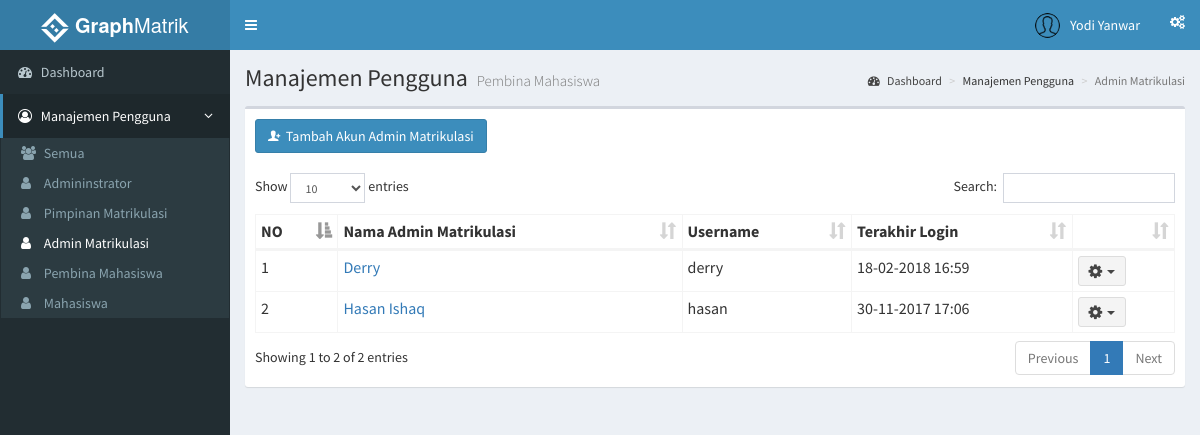
Before: /index.php?page=adminmatrik (signed in) with the older database file.
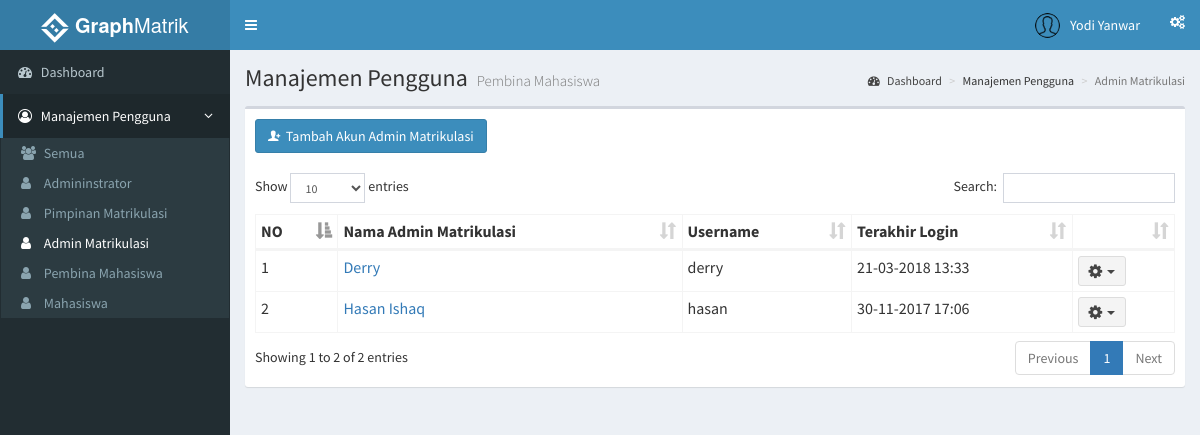
After: the same page with the newer database file.
### tables this page shows
CREATE TABLE `adminmatrik` (
  `id_adminmatrik` int(3) NOT NULL,
  `nama` varchar(35) NOT NULL,
  `telp` varchar(13) DEFAULT NULL,
  `email` varchar(35) DEFAULT NULL,
  `j_kelamin` varchar(15) NOT NULL,
  `tgl_lahir` date DEFAULT NULL,
  `id_user` int(11) DEFAULT NULL,
  `avatar` varchar(100) DEFAULT NULL
);

CREATE TABLE `users` (
  `id_user` int(11) NOT NULL,
  `username` varchar(30) NOT NULL,
  `password` varchar(50) NOT NULL,
  `level` int(11) NOT NULL,
  `last_login` datetime NOT NULL
);

### functions.php (called while the page is built, shortened)
<?php
	function tampilAdminmatrik(){
		$ambildata = mysql_query("SELECT adminmatrik.*, users.* FROM users INNER JOIN adminmatrik ON adminmatrik.id_user = users.id_user ORDER BY nama") or die(mysql_error());
		if (mysql_num_rows($ambildata) > 0) {
			while ($ad = mysql_fetch_assoc($ambildata))
				$data[] = $ad;
				return $data;
		} else{
			echo "Daftar pembina kosong";
		}
	}
 ?>

### role/admin/adminmatrik.php (the view, shortened to what this page needs)
<?php
  include 'functions.php';
 ?>
    <section class="content-header">
      <h1>
        Manajemen Pengguna
        <small>Pembina Mahasiswa</small>
      </h1>
      <ol class="breadcrumb">
        <li><a href="/simon"><i class="fa fa-dashboard"></i>&nbsp;Dashboard</a></li>
        <li>Manajemen Pengguna</li>
        <li class="active">Admin Matrikulasi</li>
      </ol>
    </section>
    <section class="content">
      <div class="row">
        <div class="col-xs-12">
          <div class="box">
            <div class="box-header">
             <button class="btn btn-primary" data-toggle="modal" data-target="#tambahPembina"><i class="ion ion-person-add"></i>&nbsp;&nbsp;Tambah Akun Admin Matrikulasi</button>
            </div>
            <div class="box-body">
              <table id="tablePembina" class="table table-bordered table-hover table-condensed">
                <thead>
                  <tr>
                    <th>NO</th>
                    <th>Nama Admin Matrikulasi</th>
                    <th>Username</th>
                    <th>Terakhir Login</th>
                    <th></th>
                  </tr>
                </thead>
                <tbody>
                  <?php
                    $dataAdminMatrik = tampilAdminmatrik();
                    $no = 1;
                    foreach($dataAdminMatrik as $row){
                   ?>
                <tr>
                  <td><?php echo $no ?></td>
                  <td><?php echo "<a href='index.php?page=adminmatrikdetails&id=".$row['id_user']."'>".$row['nama']."</a>" ?></td>
                  <td><?php echo $row['username'] ?></td>
                  <td><?php if ($row['last_login'] == '0000-00-00 00:00:00'){ echo 'Belum Pernah';}else{ echo date("d-m-Y H:i", strtotime($row['last_login'])) ;}
                  ?></td>
                  <td>
                    <div class="dropdown">
                      <button class="btn btn-default btn-sm dropdown-toggle " type="button" data-toggle="dropdown">
                        <i class="fa fa-cog fa-lg"></i>&nbsp;&nbsp;<span class="caret"></span>
                      </button>
                    </div>
                  </td>
                </tr>
                  <?php
                    $no++; }
                   ?>
                </tbody>
              </table>
            </div>
          </div>
        </div>
      </div>
    </section>

Changed rows visible on the page:
changed through a linked row, adminmatrik "Derry": id_user.last_login "18-02-2018 16:59" → "21-03-2018 13:33"
